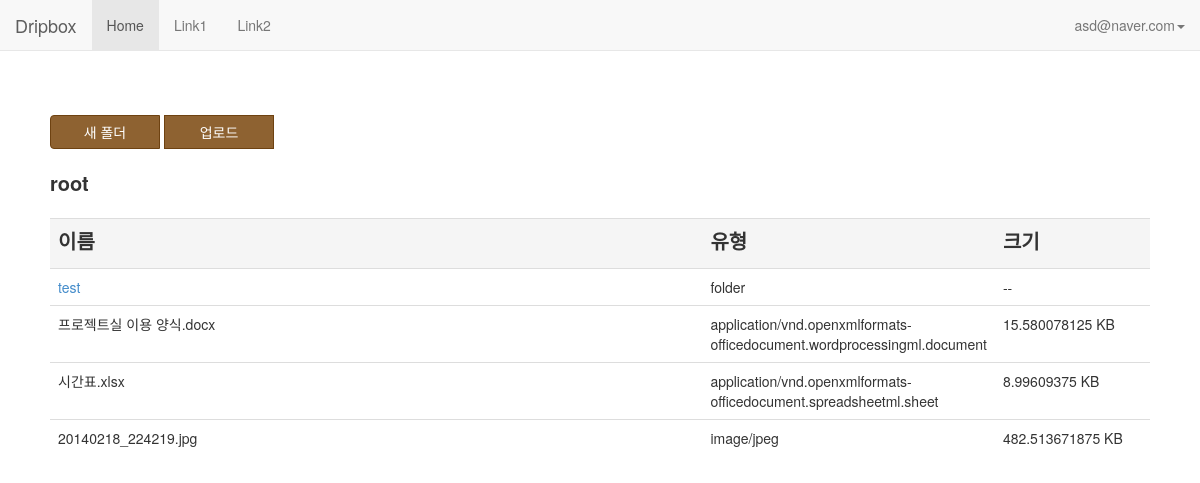
The app's page /home/ (signed in), older data.
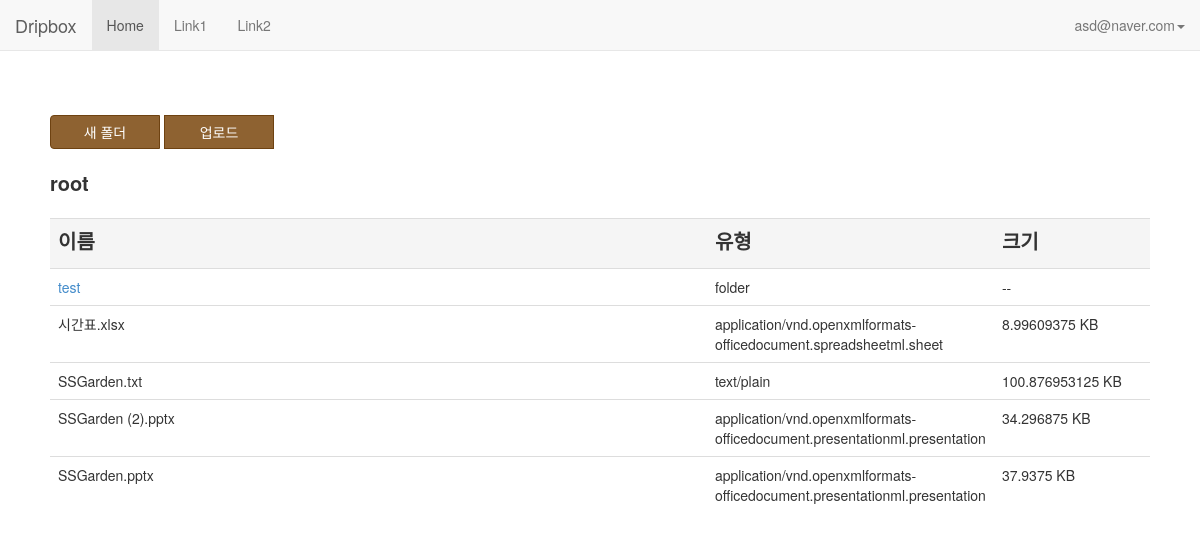
The same page, newer data.
### app/models.py (models this page shows)
class File(models.Model):
    id = models.AutoField(primary_key=True, unique=True)
    name = models.CharField(max_length=20)
    type = models.CharField(max_length=20)
    size = models.CharField(max_length=20)
    parent = models.CharField(max_length=20)
    path = models.CharField(max_length=100)
    user = models.ForeignKey(User)

### app/views.py (the view, shortened to what this page needs)
# urls.py: url(r'^home/', home),
@csrf_exempt
def home(request):
    if "email" in request.session:
        sessionEmail = request.session["email"]
        if request.method == 'GET':
            path = "root"
            try:
                current = request.GET['id']
                path = File.objects.get(id=current).path
            except Exception as e:
                current = "root"
                print e
            folders = File.objects.select_related().filter(user=sessionEmail, parent=current, type='folder')
            files = File.objects.select_related().filter(user=sessionEmail, parent=current).exclude(type='folder')
            t = loader.get_template('home.html')
            c = Context({'email': sessionEmail, 'folders': folders, 'files': files, 'path': path},)
            return HttpResponse(t.render(c))
    else:
        t = loader.get_template('main.html')
        c = Context()
        return HttpResponse(t.render(c))

### templates/home.html (shortened to what this page needs)
<!DOCTYPE html>
<html>
<head>
    {% load staticfiles %}
    <link rel="stylesheet" href="{% static "css/lib/bootstrap.min.css" %}">
    <link rel="stylesheet" href="{% static "css/home.css" %}">
</head>
<body>
<div id="wrapper">
    <div id=topbar>
        <nav class="navbar navbar-default navbar-fixed-top" role="navigation">
            <div class="container-fluid">
                <div class="navbar-header">
                    <a class="navbar-brand" href="#">Dripbox</a>
                </div>
                <ul class="nav navbar-nav" id="topBar">
                    <li class="active"><a href="#">Home</a></li>
                    <li><a href="#">Link1</a></li>
                    <li><a href="#">Link2</a></li>
                </ul>
                <ul class="nav navbar-nav navbar-right">
                    <li class="dropdown">
                        <a href="#" class="dropdown-toggle" data-toggle="dropdown">{{ email }}<b class="caret"></b></a>
                    </li>
                </ul>
            </div>
        </nav>
    </div>
    <div class="btn-group btn-group-justified" id=buttonGroup >
        <button type="button" class="btn btn-block btn-brown" data-toggle="modal" data-target="#createModal" id="createModalBtn">새 폴더</button>
        <button type="button" class="btn btn-block btn-brown" data-toggle="modal" data-target="#uploadModal" id="uploadModalBtn">업로드</button>
    </div>
    <div id=pathDiv >
        <label id=filePath>{{ path }}</label>
    </div>
    <div id=fileList>
        <table class="table">
            <tr class="active">
                <td class="name"><strong>이름</strong></td>
                <td class="type"><strong>유형</strong></td>
                <td class="size"><strong>크기</strong></td>
            </tr>
            {% for item in folders %}
                <tr class="folder">
                    <td class="name"><a href="/home/?id={{ item.id }}">{{ item.name }}</a></td>
                    <td class="type">{{ item.type }}</td>
                    <td class="size"> {{ item.size }}</td>
                </tr>
            {% endfor %}
            {% for item in files %}
                <tr class="file">
                    <td class="name">{{ item.name }}</td>
                    <td class="type">{{ item.type }}</td>
                    <td class="size"> {{ item.size }}</td>
                </tr>
            {% endfor %}
        </table>
    </div>
</div>
</body>
</html>

Row changes from the older to the newer data that the page shows:
removed File: name "프로젝트실 이용 양식.docx", type "application/vnd.openxmlformats-officedocument.wordprocessingml.document", size "15.580078125 KB"
removed File: name "20140218_224219.jpg", type "image/jpeg", size "482.513671875 KB"
added File: name "SSGarden.txt", type "text/plain", size "100.876953125 KB"
added File: name "SSGarden (2).pptx", type "application/vnd.openxmlformats-officedocument.presentationml.presentation", size "34.296875 KB"
added File: name "SSGarden.pptx", type "application/vnd.openxmlformats-officedocument.presentationml.presentation", size "37.9375 KB"
